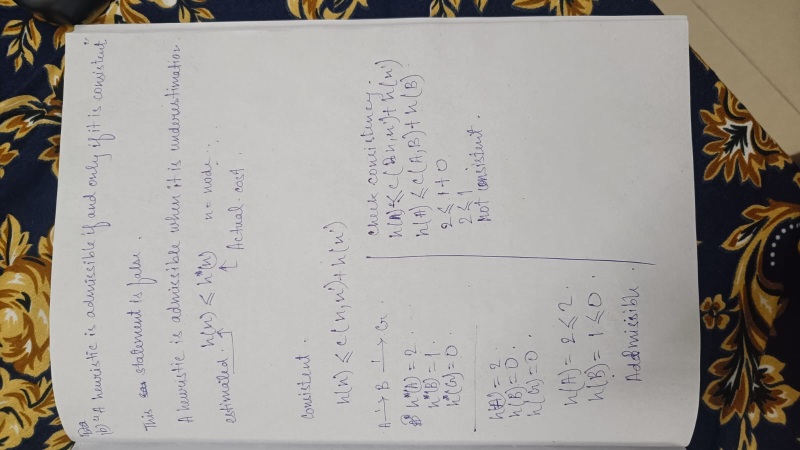
#> input picture data/test.jpeg, 1600 x 900 px (shown at 1/2 size)
$ python -i scanner.py   (imports and definitions only)
#> lines starting #> are read from the running program, lines starting #| are printed output that depends on the picture; after the words box and inside, x2 and y2 are one past the last pixel; in counts of white or black regions, pixels touching at a corner belong together
#> in get_document_contour, orig is the input picture: shape (900, 1600, 3); mean B, G, R 151.1, 156.2, 160.2
### src/utils.py
import cv2
import numpy as np


def resize_image(image, width=800):
#> called with width = 800
    h, w = image.shape[:2]
#> h = 900; w = 1600
    ratio = width / float(w)
#> ratio = 0.5
    new_dim = (width, int(h * ratio))
#> new_dim = (800, 450)
    return cv2.resize(image, new_dim)
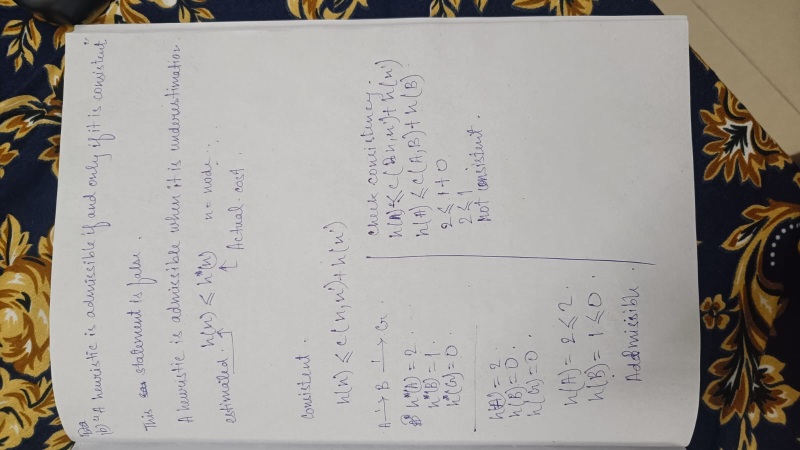
#> returned value: shape (450, 800, 3); mean of channels 0, 1, 2 151.2, 156.3, 160.4; drawn as B, G, R


# [55 lines left out: functions order_points, show_image, four_point_transform, not called in this run]

### src/scanner.py
import cv2
import numpy as np
from src.utils import resize_image


def get_document_contour(image_path):
    orig = cv2.imread(image_path)
    if orig is None:
        print("Image not found")
        return None, None

    image = resize_image(orig)
    ratio = orig.shape[1] / float(image.shape[1])
#> ratio = 2

    h, w = image.shape[:2]
#> h = 450; w = 800

    mask = np.zeros(image.shape[:2], np.uint8)

    rect = (20, 20, w - 40, h - 40)
#> rect = (20, 20, 760, 410)
    bgdModel = np.zeros((1, 65), np.float64)
    fgdModel = np.zeros((1, 65), np.float64)

    cv2.grabCut(image, mask, rect, bgdModel, fgdModel, 5, cv2.GC_INIT_WITH_RECT)

    mask2 = np.where((mask == 2) | (mask == 0), 0, 1).astype("uint8")
    segmented = image * mask2[:, :, np.newaxis]
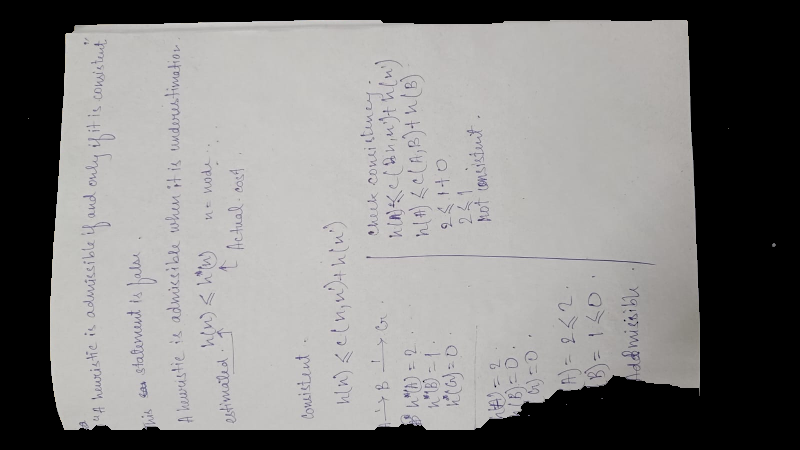
#> segmented: shape (450, 800, 3); mean B, G, R 129.6, 130.6, 131.6

    gray = cv2.cvtColor(segmented, cv2.COLOR_BGR2GRAY)
    blur = cv2.GaussianBlur(gray, (5, 5), 0)
    edges = cv2.Canny(blur, 50, 150)
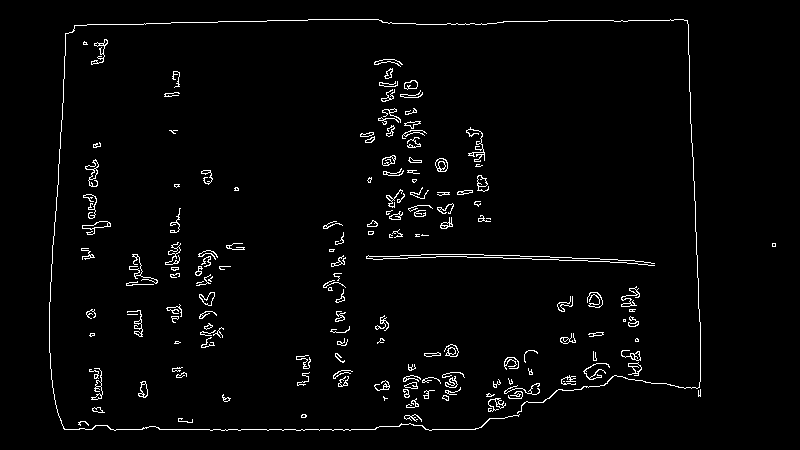
#> edges: shape (450, 800); 2.5% white in thin lines or dots, all inside (x1, y1, x2, y2) = (49, 19, 776, 431)

    kernel = np.ones((5, 5))
    edges = cv2.dilate(edges, kernel, iterations=2)
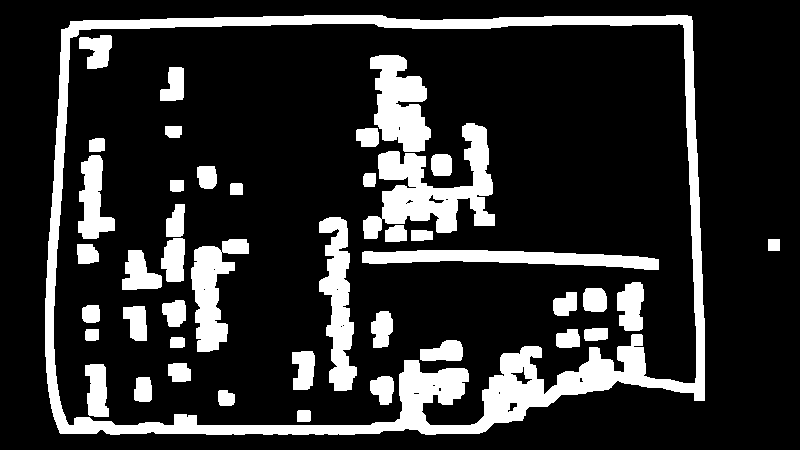
#> edges: shape (450, 800); 18.3% white; 43 white regions

    contours, _ = cv2.findContours(
        edges, cv2.RETR_EXTERNAL, cv2.CHAIN_APPROX_SIMPLE
    )
#> contours = 2 contours; box (x1, y1, x2, y2) and area: (45, 15, 705, 435) 261023, (768, 239, 780, 251) 121

    contours = sorted(contours, key=cv2.contourArea, reverse=True)

    document_contour = None

    for cnt in contours:
        peri = cv2.arcLength(cnt, True)
        approx = cv2.approxPolyDP(cnt, 0.02 * peri, True)

        if len(approx) == 4:
            document_contour = approx
            break
#> this loop made 1 pass
#> (peri, document_contour) on pass 1: (2149.9, [[61, 29], [60, 433], [704, 400], [691, 16]])

    if document_contour is None and len(contours) > 0:
        cnt = contours[0]
        peri = cv2.arcLength(cnt, True)
        document_contour = cv2.approxPolyDP(cnt, 0.04 * peri, True)

    if document_contour is not None:
        document_contour = document_contour.astype("float32") * ratio
#> document_contour = [[122, 58], [120, 866], [1408, 800], [1382, 32]]

    return orig, document_contour

>>> result = get_document_contour('../data/test.jpeg')
